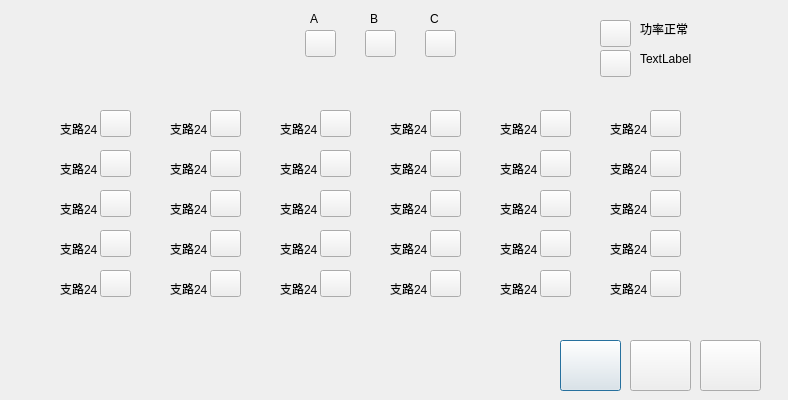
<?xml version="1.0" encoding="UTF-8"?>
<ui version="4.0">
 <class>CPowerCheckDialog</class>
 <widget class="QDialog" name="CPowerCheckDialog">
  <property name="geometry">
   <rect>
    <x>0</x>
    <y>0</y>
    <width>788</width>
    <height>400</height>
   </rect>
  </property>
  <property name="windowTitle">
   <string>Dialog</string>
  </property>
  <widget class="QLabel" name="label_power_normal">
   <property name="geometry">
    <rect>
     <x>640</x>
     <y>20</y>
     <width>66</width>
     <height>17</height>
    </rect>
   </property>
   <property name="text">
    <string>功率正常</string>
   </property>
  </widget>
  <widget class="QWidget" name="widget_line_3" native="true">
   <property name="geometry">
    <rect>
     <x>270</x>
     <y>80</y>
     <width>20</width>
     <height>231</height>
    </rect>
   </property>
  </widget>
  <widget class="QLabel" name="label_power_abnormal">
   <property name="geometry">
    <rect>
     <x>640</x>
     <y>50</y>
     <width>66</width>
     <height>17</height>
    </rect>
   </property>
   <property name="text">
    <string>TextLabel</string>
   </property>
  </widget>
  <widget class="QWidget" name="widget_line_top" native="true">
   <property name="geometry">
    <rect>
     <x>50</x>
     <y>80</y>
     <width>661</width>
     <height>16</height>
    </rect>
   </property>
  </widget>
  <widget class="QWidget" name="widget_line_1" native="true">
   <property name="geometry">
    <rect>
     <x>50</x>
     <y>80</y>
     <width>20</width>
     <height>231</height>
    </rect>
   </property>
  </widget>
  <widget class="QPushButton" name="pushButton_pre_page">
   <property name="geometry">
    <rect>
     <x>560</x>
     <y>340</y>
     <width>61</width>
     <height>51</height>
    </rect>
   </property>
  </widget>
  <widget class="QPushButton" name="pushButton_next_page">
   <property name="geometry">
    <rect>
     <x>630</x>
     <y>340</y>
     <width>61</width>
     <height>51</height>
    </rect>
   </property>
  </widget>
  <widget class="QPushButton" name="pushButton_return_back">
   <property name="geometry">
    <rect>
     <x>700</x>
     <y>340</y>
     <width>61</width>
     <height>51</height>
    </rect>
   </property>
  </widget>
  <widget class="QLabel" name="label_w_1">
   <property name="geometry">
    <rect>
     <x>60</x>
     <y>120</y>
     <width>51</width>
     <height>17</height>
    </rect>
   </property>
   <property name="text">
    <string>支路24</string>
   </property>
  </widget>
  <widget class="QWidget" name="widget_line_7" native="true">
   <property name="geometry">
    <rect>
     <x>710</x>
     <y>80</y>
     <width>20</width>
     <height>231</height>
    </rect>
   </property>
  </widget>
  <widget class="QLabel" name="label_w_7">
   <property name="geometry">
    <rect>
     <x>60</x>
     <y>160</y>
     <width>51</width>
     <height>17</height>
    </rect>
   </property>
   <property name="text">
    <string>支路24</string>
   </property>
  </widget>
  <widget class="QLabel" name="label_w_13">
   <property name="geometry">
    <rect>
     <x>60</x>
     <y>200</y>
     <width>51</width>
     <height>17</height>
    </rect>
   </property>
   <property name="text">
    <string>支路24</string>
   </property>
  </widget>
  <widget class="QLabel" name="label_w_19">
   <property name="geometry">
    <rect>
     <x>60</x>
     <y>240</y>
     <width>51</width>
     <height>17</height>
    </rect>
   </property>
   <property name="text">
    <string>支路24</string>
   </property>
  </widget>
  <widget class="QLabel" name="label_w_14">
   <property name="geometry">
    <rect>
     <x>170</x>
     <y>200</y>
     <width>51</width>
     <height>17</height>
    </rect>
   </property>
   <property name="text">
    <string>支路24</string>
   </property>
  </widget>
  <widget class="QLabel" name="label_w_2">
   <property name="geometry">
    <rect>
     <x>170</x>
     <y>120</y>
     <width>51</width>
     <height>17</height>
    </rect>
   </property>
   <property name="text">
    <string>支路24</string>
   </property>
  </widget>
  <widget class="QLabel" name="label_w_20">
   <property name="geometry">
    <rect>
     <x>170</x>
     <y>240</y>
     <width>51</width>
     <height>17</height>
    </rect>
   </property>
   <property name="text">
    <string>支路24</string>
   </property>
  </widget>
  <widget class="QLabel" name="label_w_8">
   <property name="geometry">
    <rect>
     <x>170</x>
     <y>160</y>
     <width>51</width>
     <height>17</height>
    </rect>
   </property>
   <property name="text">
    <string>支路24</string>
   </property>
  </widget>
  <widget class="QWidget" name="widget_line_2" native="true">
   <property name="geometry">
    <rect>
     <x>160</x>
     <y>80</y>
     <width>20</width>
     <height>231</height>
    </rect>
   </property>
  </widget>
  <widget class="QLabel" name="label_w_15">
   <property name="geometry">
    <rect>
     <x>280</x>
     <y>200</y>
     <width>51</width>
     <height>17</height>
    </rect>
   </property>
   <property name="text">
    <string>支路24</string>
   </property>
  </widget>
  <widget class="QLabel" name="label_w_21">
   <property name="geometry">
    <rect>
     <x>280</x>
     <y>240</y>
     <width>51</width>
     <height>17</height>
    </rect>
   </property>
   <property name="text">
    <string>支路24</string>
   </property>
  </widget>
  <widget class="QLabel" name="label_w_9">
   <property name="geometry">
    <rect>
     <x>280</x>
     <y>160</y>
     <width>51</width>
     <height>17</height>
    </rect>
   </property>
   <property name="text">
    <string>支路24</string>
   </property>
  </widget>
  <widget class="QLabel" name="label_w_3">
   <property name="geometry">
    <rect>
     <x>280</x>
     <y>120</y>
     <width>51</width>
     <height>17</height>
    </rect>
   </property>
   <property name="text">
    <string>支路24</string>
   </property>
  </widget>
  <widget class="QLabel" name="label_w_16">
   <property name="geometry">
    <rect>
     <x>390</x>
     <y>200</y>
     <width>51</width>
     <height>17</height>
    </rect>
   </property>
   <property name="text">
    <string>支路24</string>
   </property>
  </widget>
  <widget class="QWidget" name="widget_line_4" native="true">
   <property name="geometry">
    <rect>
     <x>380</x>
     <y>0</y>
     <width>20</width>
     <height>310</height>
    </rect>
   </property>
  </widget>
  <widget class="QLabel" name="label_w_22">
   <property name="geometry">
    <rect>
     <x>390</x>
     <y>240</y>
     <width>51</width>
     <height>17</height>
    </rect>
   </property>
   <property name="text">
    <string>支路24</string>
   </property>
  </widget>
  <widget class="QLabel" name="label_w_10">
   <property name="geometry">
    <rect>
     <x>390</x>
     <y>160</y>
     <width>51</width>
     <height>17</height>
    </rect>
   </property>
   <property name="text">
    <string>支路24</string>
   </property>
  </widget>
  <widget class="QLabel" name="label_w_4">
   <property name="geometry">
    <rect>
     <x>390</x>
     <y>120</y>
     <width>51</width>
     <height>17</height>
    </rect>
   </property>
   <property name="text">
    <string>支路24</string>
   </property>
  </widget>
  <widget class="QLabel" name="label_w_17">
   <property name="geometry">
    <rect>
     <x>500</x>
     <y>200</y>
     <width>51</width>
     <height>17</height>
    </rect>
   </property>
   <property name="text">
    <string>支路24</string>
   </property>
  </widget>
  <widget class="QWidget" name="widget_line_5" native="true">
   <property name="geometry">
    <rect>
     <x>490</x>
     <y>80</y>
     <width>20</width>
     <height>231</height>
    </rect>
   </property>
  </widget>
  <widget class="QLabel" name="label_w_23">
   <property name="geometry">
    <rect>
     <x>500</x>
     <y>240</y>
     <width>51</width>
     <height>17</height>
    </rect>
   </property>
   <property name="text">
    <string>支路24</string>
   </property>
  </widget>
  <widget class="QLabel" name="label_w_11">
   <property name="geometry">
    <rect>
     <x>500</x>
     <y>160</y>
     <width>51</width>
     <height>17</height>
    </rect>
   </property>
   <property name="text">
    <string>支路24</string>
   </property>
  </widget>
  <widget class="QLabel" name="label_w_5">
   <property name="geometry">
    <rect>
     <x>500</x>
     <y>120</y>
     <width>51</width>
     <height>17</height>
    </rect>
   </property>
   <property name="text">
    <string>支路24</string>
   </property>
  </widget>
  <widget class="QLabel" name="label_w_18">
   <property name="geometry">
    <rect>
     <x>610</x>
     <y>200</y>
     <width>51</width>
     <height>17</height>
    </rect>
   </property>
   <property name="text">
    <string>支路24</string>
   </property>
  </widget>
  <widget class="QWidget" name="widget_line_6" native="true">
   <property name="geometry">
    <rect>
     <x>600</x>
     <y>80</y>
     <width>20</width>
     <height>231</height>
    </rect>
   </property>
  </widget>
  <widget class="QLabel" name="label_w_24">
   <property name="geometry">
    <rect>
     <x>610</x>
     <y>240</y>
     <width>51</width>
     <height>17</height>
    </rect>
   </property>
   <property name="text">
    <string>支路24</string>
   </property>
  </widget>
  <widget class="QLabel" name="label_w_12">
   <property name="geometry">
    <rect>
     <x>610</x>
     <y>160</y>
     <width>51</width>
     <height>17</height>
    </rect>
   </property>
   <property name="text">
    <string>支路24</string>
   </property>
  </widget>
  <widget class="QLabel" name="label_w_6">
   <property name="geometry">
    <rect>
     <x>610</x>
     <y>120</y>
     <width>51</width>
     <height>17</height>
    </rect>
   </property>
   <property name="text">
    <string>支路24</string>
   </property>
  </widget>
  <widget class="QLabel" name="label_m_a">
   <property name="geometry">
    <rect>
     <x>310</x>
     <y>10</y>
     <width>51</width>
     <height>17</height>
    </rect>
   </property>
   <property name="text">
    <string>A</string>
   </property>
  </widget>
  <widget class="CMyQPushButton" name="pushButton_l_m_a">
   <property name="geometry">
    <rect>
     <x>305</x>
     <y>30</y>
     <width>31</width>
     <height>27</height>
    </rect>
   </property>
  </widget>
  <widget class="CMyQPushButton" name="pushButton_l_w_1">
   <property name="geometry">
    <rect>
     <x>100</x>
     <y>110</y>
     <width>31</width>
     <height>27</height>
    </rect>
   </property>
  </widget>
  <widget class="CMyQPushButton" name="pushButton_l_w_2">
   <property name="geometry">
    <rect>
     <x>210</x>
     <y>110</y>
     <width>31</width>
     <height>27</height>
    </rect>
   </property>
  </widget>
  <widget class="CMyQPushButton" name="pushButton_l_w_3">
   <property name="geometry">
    <rect>
     <x>320</x>
     <y>110</y>
     <width>31</width>
     <height>27</height>
    </rect>
   </property>
  </widget>
  <widget class="CMyQPushButton" name="pushButton_l_w_4">
   <property name="geometry">
    <rect>
     <x>430</x>
     <y>110</y>
     <width>31</width>
     <height>27</height>
    </rect>
   </property>
  </widget>
  <widget class="CMyQPushButton" name="pushButton_l_w_5">
   <property name="geometry">
    <rect>
     <x>540</x>
     <y>110</y>
     <width>31</width>
     <height>27</height>
    </rect>
   </property>
  </widget>
  <widget class="CMyQPushButton" name="pushButton_l_w_6">
   <property name="geometry">
    <rect>
     <x>650</x>
     <y>110</y>
     <width>31</width>
     <height>27</height>
    </rect>
   </property>
  </widget>
  <widget class="CMyQPushButton" name="pushButton_l_w_7">
   <property name="geometry">
    <rect>
     <x>100</x>
     <y>150</y>
     <width>31</width>
     <height>27</height>
    </rect>
   </property>
  </widget>
  <widget class="CMyQPushButton" name="pushButton_l_w_8">
   <property name="geometry">
    <rect>
     <x>210</x>
     <y>150</y>
     <width>31</width>
     <height>27</height>
    </rect>
   </property>
  </widget>
  <widget class="CMyQPushButton" name="pushButton_l_w_9">
   <property name="geometry">
    <rect>
     <x>320</x>
     <y>150</y>
     <width>31</width>
     <height>27</height>
    </rect>
   </property>
  </widget>
  <widget class="CMyQPushButton" name="pushButton_l_w_10">
   <property name="geometry">
    <rect>
     <x>430</x>
     <y>150</y>
     <width>31</width>
     <height>27</height>
    </rect>
   </property>
  </widget>
  <widget class="CMyQPushButton" name="pushButton_l_w_11">
   <property name="geometry">
    <rect>
     <x>540</x>
     <y>150</y>
     <width>31</width>
     <height>27</height>
    </rect>
   </property>
  </widget>
  <widget class="CMyQPushButton" name="pushButton_l_w_12">
   <property name="geometry">
    <rect>
     <x>650</x>
     <y>150</y>
     <width>31</width>
     <height>27</height>
    </rect>
   </property>
  </widget>
  <widget class="CMyQPushButton" name="pushButton_l_w_13">
   <property name="geometry">
    <rect>
     <x>100</x>
     <y>190</y>
     <width>31</width>
     <height>27</height>
    </rect>
   </property>
  </widget>
  <widget class="CMyQPushButton" name="pushButton_l_w_14">
   <property name="geometry">
    <rect>
     <x>210</x>
     <y>190</y>
     <width>31</width>
     <height>27</height>
    </rect>
   </property>
  </widget>
  <widget class="CMyQPushButton" name="pushButton_l_w_15">
   <property name="geometry">
    <rect>
     <x>320</x>
     <y>190</y>
     <width>31</width>
     <height>27</height>
    </rect>
   </property>
  </widget>
  <widget class="CMyQPushButton" name="pushButton_l_w_16">
   <property name="geometry">
    <rect>
     <x>430</x>
     <y>190</y>
     <width>31</width>
     <height>27</height>
    </rect>
   </property>
  </widget>
  <widget class="CMyQPushButton" name="pushButton_l_w_17">
   <property name="geometry">
    <rect>
     <x>540</x>
     <y>190</y>
     <width>31</width>
     <height>27</height>
    </rect>
   </property>
  </widget>
  <widget class="CMyQPushButton" name="pushButton_l_w_18">
   <property name="geometry">
    <rect>
     <x>650</x>
     <y>190</y>
     <width>31</width>
     <height>27</height>
    </rect>
   </property>
  </widget>
  <widget class="CMyQPushButton" name="pushButton_l_w_19">
   <property name="geometry">
    <rect>
     <x>100</x>
     <y>230</y>
     <width>31</width>
     <height>27</height>
    </rect>
   </property>
  </widget>
  <widget class="CMyQPushButton" name="pushButton_l_w_20">
   <property name="geometry">
    <rect>
     <x>210</x>
     <y>230</y>
     <width>31</width>
     <height>27</height>
    </rect>
   </property>
  </widget>
  <widget class="CMyQPushButton" name="pushButton_l_w_21">
   <property name="geometry">
    <rect>
     <x>320</x>
     <y>230</y>
     <width>31</width>
     <height>27</height>
    </rect>
   </property>
  </widget>
  <widget class="CMyQPushButton" name="pushButton_l_w_22">
   <property name="geometry">
    <rect>
     <x>430</x>
     <y>230</y>
     <width>31</width>
     <height>27</height>
    </rect>
   </property>
  </widget>
  <widget class="CMyQPushButton" name="pushButton_l_w_23">
   <property name="geometry">
    <rect>
     <x>540</x>
     <y>230</y>
     <width>31</width>
     <height>27</height>
    </rect>
   </property>
  </widget>
  <widget class="CMyQPushButton" name="pushButton_l_w_24">
   <property name="geometry">
    <rect>
     <x>650</x>
     <y>230</y>
     <width>31</width>
     <height>27</height>
    </rect>
   </property>
  </widget>
  <widget class="CMyQPushButton" name="pushButton_power_normal">
   <property name="geometry">
    <rect>
     <x>600</x>
     <y>20</y>
     <width>31</width>
     <height>27</height>
    </rect>
   </property>
  </widget>
  <widget class="CMyQPushButton" name="pushButton_power_innormal">
   <property name="geometry">
    <rect>
     <x>600</x>
     <y>50</y>
     <width>31</width>
     <height>27</height>
    </rect>
   </property>
  </widget>
  <widget class="CMyQPushButton" name="pushButton_l_m_b">
   <property name="geometry">
    <rect>
     <x>365</x>
     <y>30</y>
     <width>31</width>
     <height>27</height>
    </rect>
   </property>
  </widget>
  <widget class="QLabel" name="label_m_b">
   <property name="geometry">
    <rect>
     <x>370</x>
     <y>10</y>
     <width>51</width>
     <height>17</height>
    </rect>
   </property>
   <property name="text">
    <string>B</string>
   </property>
  </widget>
  <widget class="CMyQPushButton" name="pushButton_l_m_c">
   <property name="geometry">
    <rect>
     <x>425</x>
     <y>30</y>
     <width>31</width>
     <height>27</height>
    </rect>
   </property>
  </widget>
  <widget class="QLabel" name="label_m_c">
   <property name="geometry">
    <rect>
     <x>430</x>
     <y>10</y>
     <width>51</width>
     <height>17</height>
    </rect>
   </property>
   <property name="text">
    <string>C</string>
   </property>
  </widget>
  <widget class="QLabel" name="label_w_25">
   <property name="geometry">
    <rect>
     <x>60</x>
     <y>280</y>
     <width>51</width>
     <height>17</height>
    </rect>
   </property>
   <property name="text">
    <string>支路24</string>
   </property>
  </widget>
  <widget class="CMyQPushButton" name="pushButton_l_w_25">
   <property name="geometry">
    <rect>
     <x>100</x>
     <y>270</y>
     <width>31</width>
     <height>27</height>
    </rect>
   </property>
  </widget>
  <widget class="CMyQPushButton" name="pushButton_l_w_29">
   <property name="geometry">
    <rect>
     <x>540</x>
     <y>270</y>
     <width>31</width>
     <height>27</height>
    </rect>
   </property>
  </widget>
  <widget class="QLabel" name="label_w_26">
   <property name="geometry">
    <rect>
     <x>170</x>
     <y>280</y>
     <width>51</width>
     <height>17</height>
    </rect>
   </property>
   <property name="text">
    <string>支路24</string>
   </property>
  </widget>
  <widget class="QLabel" name="label_w_27">
   <property name="geometry">
    <rect>
     <x>280</x>
     <y>280</y>
     <width>51</width>
     <height>17</height>
    </rect>
   </property>
   <property name="text">
    <string>支路24</string>
   </property>
  </widget>
  <widget class="QLabel" name="label_w_28">
   <property name="geometry">
    <rect>
     <x>390</x>
     <y>280</y>
     <width>51</width>
     <height>17</height>
    </rect>
   </property>
   <property name="text">
    <string>支路24</string>
   </property>
  </widget>
  <widget class="QLabel" name="label_w_29">
   <property name="geometry">
    <rect>
     <x>500</x>
     <y>280</y>
     <width>51</width>
     <height>17</height>
    </rect>
   </property>
   <property name="text">
    <string>支路24</string>
   </property>
  </widget>
  <widget class="CMyQPushButton" name="pushButton_l_w_27">
   <property name="geometry">
    <rect>
     <x>320</x>
     <y>270</y>
     <width>31</width>
     <height>27</height>
    </rect>
   </property>
  </widget>
  <widget class="QLabel" name="label_w_30">
   <property name="geometry">
    <rect>
     <x>610</x>
     <y>280</y>
     <width>51</width>
     <height>17</height>
    </rect>
   </property>
   <property name="text">
    <string>支路24</string>
   </property>
  </widget>
  <widget class="CMyQPushButton" name="pushButton_l_w_30">
   <property name="geometry">
    <rect>
     <x>650</x>
     <y>270</y>
     <width>31</width>
     <height>27</height>
    </rect>
   </property>
  </widget>
  <widget class="CMyQPushButton" name="pushButton_l_w_26">
   <property name="geometry">
    <rect>
     <x>210</x>
     <y>270</y>
     <width>31</width>
     <height>27</height>
    </rect>
   </property>
  </widget>
  <widget class="CMyQPushButton" name="pushButton_l_w_28">
   <property name="geometry">
    <rect>
     <x>430</x>
     <y>270</y>
     <width>31</width>
     <height>27</height>
    </rect>
   </property>
  </widget>
 </widget>
 <customwidgets>
  <customwidget>
   <class>CMyQPushButton</class>
   <extends>QPushButton</extends>
   <header>keyboard/myqpushbutton.h</header>
  </customwidget>
 </customwidgets>
 <resources/>
 <connections/>
</ui>
